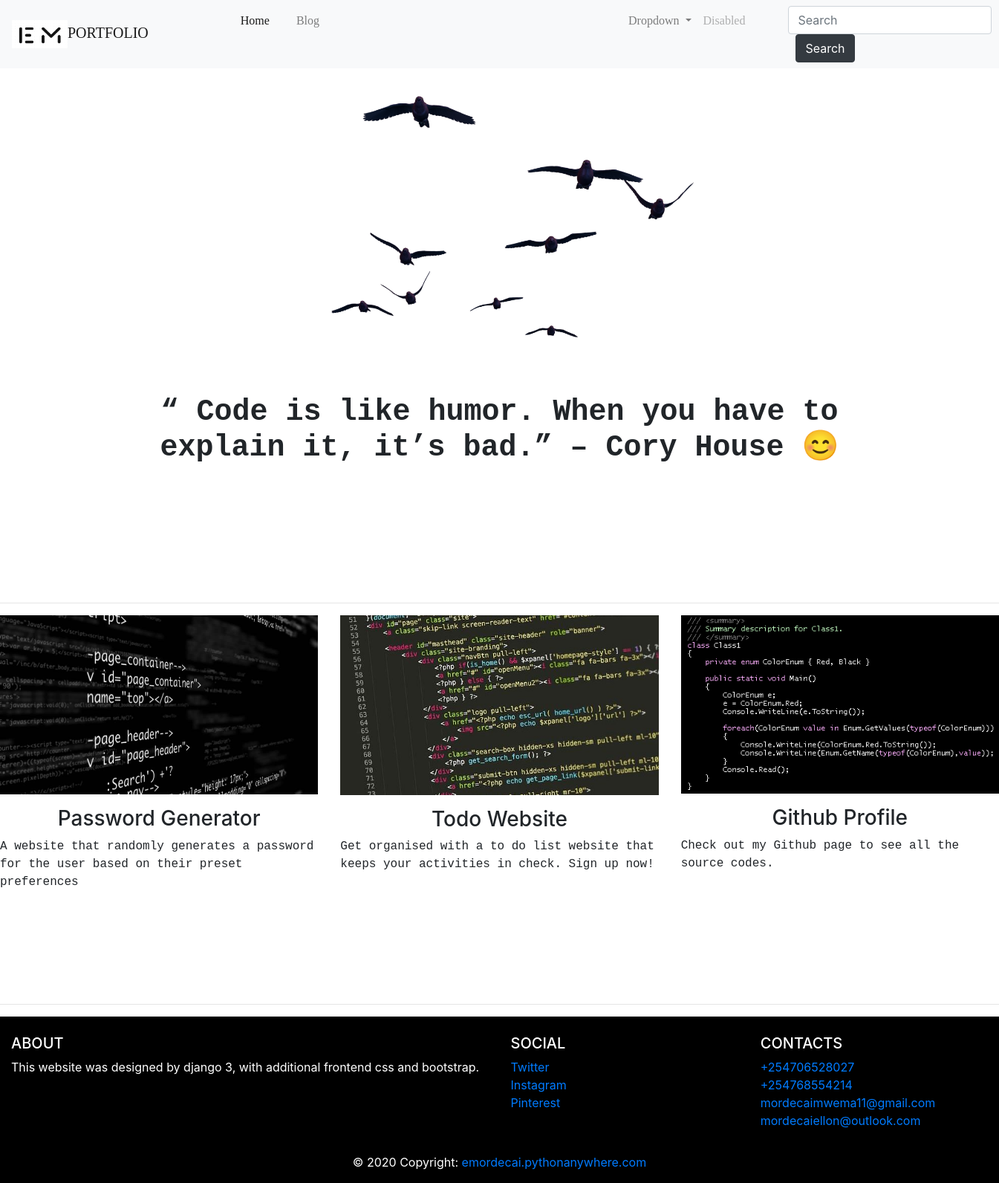
The page / on the database its author committed.
### portfolio/models.py (models this page shows)
class Project(models.Model):
    title = models.CharField(max_length=200)
    description = models.CharField(max_length=250)
    image = models.ImageField(upload_to='portfolio/images/')
    url = models.URLField(blank=True)

### portfolio/views.py (the view)
# urls.py: 2. Add a URL to urlpatterns:  path('', views.home, name='home')
def home(request):
    projects = Project.objects.all()
    return render(request, 'portfolio/index.html', {'projects': projects}, )

### portfolio/templates/portfolio/index.html (shortened to what this page needs)
{% extends "portfolio/base.html" %}
{% block content %}
{% load static %}
<head>
<link rel="stylesheet" href="https://stackpath.bootstrapcdn.com/bootstrap/4.5.0/css/bootstrap.min.css">
<link rel="stylesheet" type="text/css" href="{% static 'portfolio/custom2.css' %}">
</head>
<div class="row justify-content-center my-3">
  <div class="col-5">
    <img src="{% static 'portfolio/Bird-Free-PNG-Image.png' %}" class="img-fluid">
  </div>
</div>
<div class="row justify-content-center mb-3">
  <div class="col-md-9 text-center">
    <h1 id="hometext"class="font-weight-bold" style="font-family: 'Source Code Pro', monospace;">“ Code is like humor. When you have to explain it, it’s bad.” – Cory House 😊 </h1>
  </div>
</div>
<br>
<br>
<br>
<br>
<br>
<br>
<hr>
<div class="row" >
  {% for project in projects %}
  <div class="col-lg-4 col-md-6">
    {% if project.url %}
    <a href="{{ project.url }}">
      <img src="{{ project.image.url }}" class="img-fluid mb-2">
    </a>
    {% else %}
    <img src="{{ project.image.url }}" class="img-fluid mb-2">
    {% endif %}
    <h3 class="row justify-content-center my-2" style="font-family: font-family: 'Inconsolata', monospace;">{{ project.title }}</h3>
    <p style="font-family: 'Source Code Pro', monospace;">{{ project.description }}</p>
  </div>
    {% endfor %}
</div>
<br>
<br>
<br>
<br>
<br>
<hr>
<footer style="background-color: black">
<footer class="page-footer font-small blue pt-4">
  <div class="container-fluid text-center text-md-left">
    <div class="row">
      <div class="col-md-6 mt-md-0 mt-3" style="color: white">
        <h5 class="text-uppercase">about</h5>
        <p>This website was designed by django 3, with additional frontend css and bootstrap.</p>
      </div>
      <div class="col-md-3 mb-md-0 mb-3">
        <h5 class="text-uppercase" style=" color: white">Social</h5>
        <ul class="list-unstyled">
          <li>
            <a href="https://twitter.com/poordrunkard">Twitter</a>
          </li>
          <li>
            <a href="https://www.instagram.com/elllooon/">Instagram</a>
          </li>
          <li>
            <a href="https://www.pinterest.com/aryaspancakes/boards/">Pinterest</a>
          </li>
        </ul>
      </div>
      <div class="col-md-3 mb-md-0 mb-3">
        <h5 class="text-uppercase" style="color: white">Contacts</h5>
        <ul class="list-unstyled">
          <li>
            <a href="#!">+254706528027</a>
          </li>
          <li>
            <a href="#!">+254768554214</a>
          </li>
          <li>
           <a href = "mailto: mordecaimwema11@gmail.com">mordecaimwema11@gmail.com</a>
          </li>
          <li>
          <a href= " malito: mordecaiellon@outlook.com">mordecaiellon@outlook.com</a>
          </li>
        </ul>
      </div>
    </div>
  </div>
  <div class="footer-copyright text-center py-3" style="color: white">© 2020 Copyright:
    <a href="https://mdbootstrap.com/"> emordecai.pythonanywhere.com</a>
  </div>
</footer>
</footer>
{% endblock %}

### rows shown on the page
Project: image (picture), title "Password Generator", description "A website that randomly generates a password for the user based on their preset preferences"
Project: image (picture), title "Todo Website", description "Get organised with a to do list website that keeps your activities in check. Sign up now!"
Project: image (picture), title "Github Profile", description "Check out my Github page to see all the source codes."
